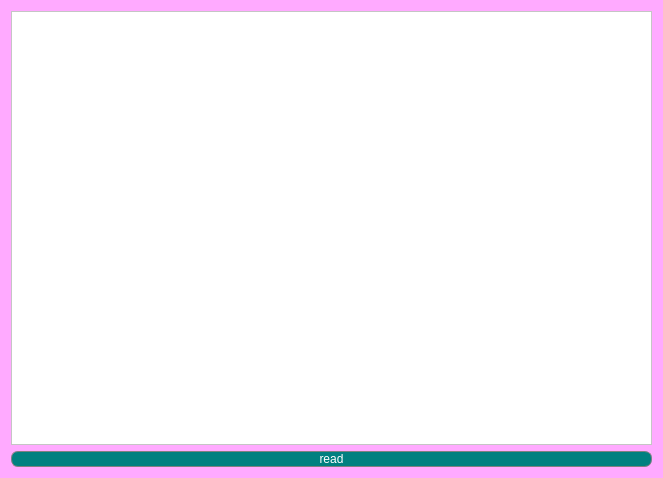
<?xml version="1.0" encoding="UTF-8"?>
<ui version="4.0">
 <class>ThirdDialog</class>
 <widget class="QDialog" name="ThirdDialog">
  <property name="geometry">
   <rect>
    <x>0</x>
    <y>0</y>
    <width>663</width>
    <height>478</height>
   </rect>
  </property>
  <property name="windowTitle">
   <string>Dialog</string>
  </property>
  <property name="styleSheet">
   <string notr="true">background:rgb(255, 170, 255);</string>
  </property>
  <layout class="QVBoxLayout" name="verticalLayout_2">
   <item>
    <layout class="QVBoxLayout" name="verticalLayout">
     <item>
      <widget class="QPlainTextEdit" name="plainTextEdit_Read">
       <property name="enabled">
        <bool>false</bool>
       </property>
       <property name="styleSheet">
        <string notr="true">background:rgb(255, 255, 255);</string>
       </property>
      </widget>
     </item>
     <item>
      <widget class="QPushButton" name="pushButton_read">
       <property name="styleSheet">
        <string notr="true">border-radius:7px;
border:1px solid grey;
background:teal;
color:white</string>
       </property>
       <property name="text">
        <string>read</string>
       </property>
      </widget>
     </item>
    </layout>
   </item>
  </layout>
 </widget>
 <resources/>
 <connections/>
</ui>
